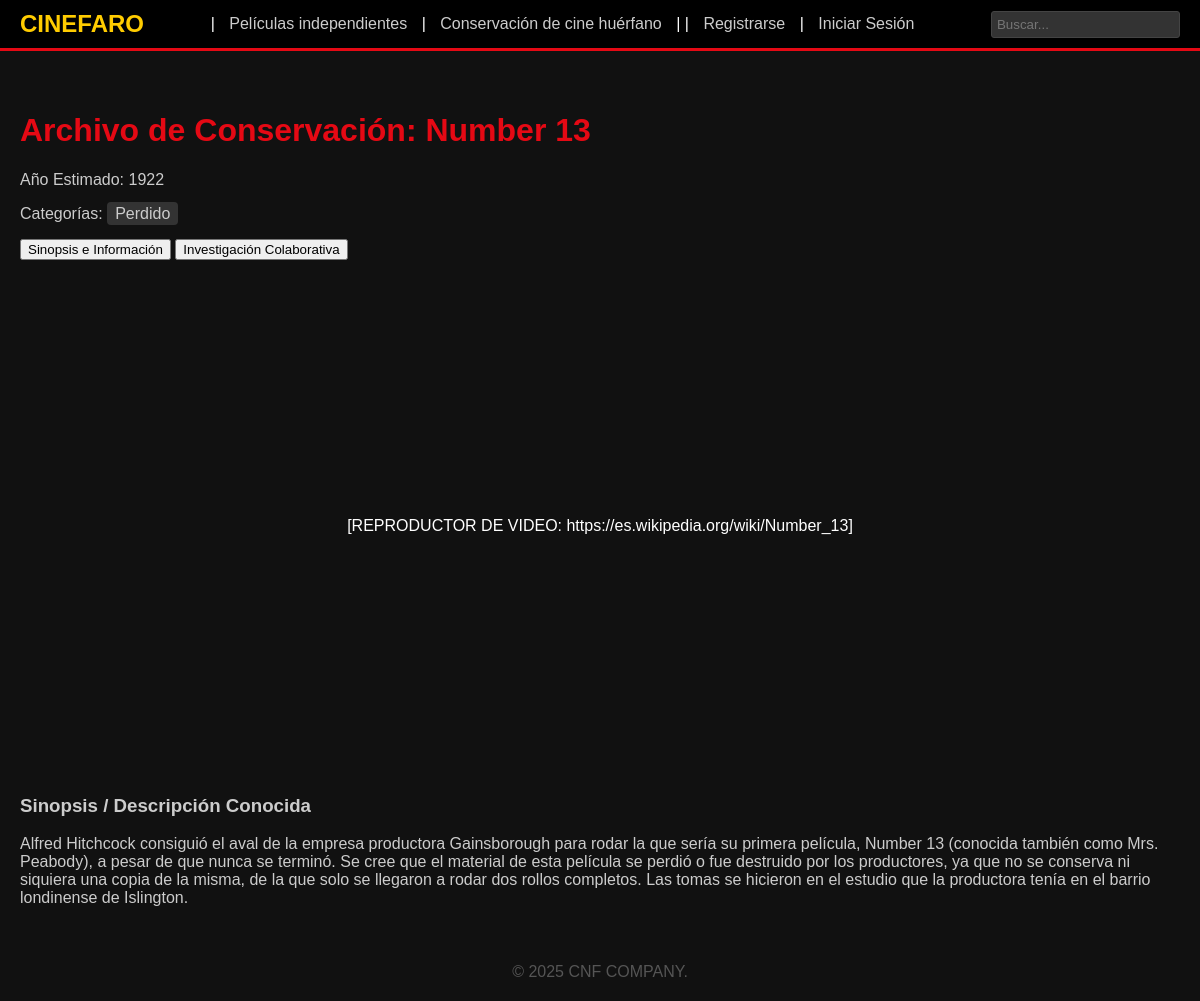
/conservacion/1/, run on the app's committed database.
### app_conservacion/models.py (models this page shows, shortened)
class PeliculaHuerfana(models.Model):
    titulo = models.CharField(max_length=250)
    nombre_autor = models.CharField(
        max_length=100,
        blank=True,
        null=True,
        default='Desconocido',
        verbose_name='Autor/Director conocido'
    )
    anio_estimado = models.IntegerField(blank=True, null=True, verbose_name='Año Estimado')
    categorias = models.ManyToManyField(Categoria, related_name='peliculas_huerfanas')
    descripcion = models.TextField(blank=True, null=True) # Sinopsis, a menudo desconocida
    url_video = models.URLField(max_length=500, blank=True, null=True) # Si existe una digitalización
    imagen_portada = models.ImageField(upload_to='portadas/huerfanas/', default='portadas/default_huerfana.jpg')
    fecha_ingreso = models.DateTimeField(auto_now_add=True)
    class Meta:
        ordering = ['-fecha_ingreso']

### app_base/models.py (models this page shows, shortened)
class Categoria(models.Model):
    nombre = models.CharField(max_length=50, unique=True)
    descripcion = models.TextField(blank=True, null=True)
    class Meta:
        verbose_name_plural = "Categorías"

### app_conservacion/views.py (the view)
# urls.py: path('<int:pk>/', views.detalle_huerfana, name='detalle_huerfana'),
def detalle_huerfana(request, pk): # 👈 Argumento cambiado a 'pk'
    pelicula = get_object_or_404(PeliculaHuerfana, pk=pk)
    if request.method == 'POST':
        sugerencia_form = SugerenciaForm(request.POST)
        if sugerencia_form.is_valid():
            sugerencia = sugerencia_form.save(commit=False)
            sugerencia.pelicula = pelicula
            sugerencia.usuario = request.user # Asumimos que el usuario está autenticado
            sugerencia.save()
            messages.success(request, '¡Tu sugerencia de metadato ha sido enviada para revisión!')
            return redirect('app_conservacion:detalle_huerfana', pk=pelicula.pk)
        else:
            pass # Continúa al render, usando el formulario con errores
    else:
        sugerencia_form = SugerenciaForm()
    sugerencias_pendientes = SugerenciaMetadato.objects.filter(pelicula=pelicula, estado='Pendiente')
    comentario_form = ComentarioForm()
    context = {
        'pelicula': pelicula,
        'form': sugerencia_form, # Usado para la sugerencia de metadatos
        'form_comentario': comentario_form, # Usado para comentarios
        'sugerencias_pendientes': sugerencias_pendientes,
    }
    return render(request, 'detalle_huerfana.html', context)

### app_conservacion/forms.py
class SugerenciaForm(forms.ModelForm):
    class Meta:
        model = SugerenciaMetadato
        fields = ['campo_sugerido', 'valor_propuesto']
        labels = {
            'campo_sugerido': 'Campo a Sugerir (Ej: Título, Director, Año)',
            'valor_propuesto': 'Valor Propuesto',
        }

### app_base/forms.py
class ComentarioForm(forms.ModelForm):
    contenido = forms.CharField(widget=forms.Textarea(attrs={'rows': 3, 'placeholder': 'Escribe tu comentario aquí...'}),
                                label='') # No queremos etiqueta para el campo
    class Meta:
        model = Comentario
        fields = ('contenido',)

### templates/detalle_huerfana.html (shortened to what this page needs)
{% extends "base.html" %}
{% load static %}
{% block content %}
<div class="detail-container">
    <h1 style="color: #E50914;">Archivo de Conservación: {{ pelicula.titulo }}</h1>
    <p style="color: #ccc;">Año Estimado: {{ pelicula.anio_estimado|default:"Desconocido" }}</p>
    <p style="color: #ccc;">
        Categorías:
        {% if pelicula.categorias.all %}
            {% for categoria in pelicula.categorias.all %}
                <span style="background-color: #333; padding: 3px 8px; border-radius: 4px; margin-right: 5px;">
                    {{ categoria.nombre }}
                </span>{% if not forloop.last %}{% endif %}
            {% endfor %}
        {% else %}
            <span style="color: #888;">No hay categorías asignadas.</span>
        {% endif %}
    </p>
    <button class="tab-button active" onclick="openTab(event, 'info_conocida')">Sinopsis e Información</button>
    <button class="tab-button" onclick="openTab(event, 'investigacion')">Investigación Colaborativa</button>
    <div id="info_conocida" class="tab-content" style="display: block;">
        {% if pelicula.url_video %}
            <div class="video-player">
                <p style="color: #fff; text-align: center; line-height: 500px;">[REPRODUCTOR DE VIDEO: {{ pelicula.url_video }}]</p>
            </div>
        {% endif %}
        <h3>Sinopsis / Descripción Conocida</h3>
        <p>{{ pelicula.descripcion|default:"No hay sinopsis registrada. ¡Ayúdanos a encontrarla en la pestaña de Investigación!" }}</p>
    </div>
</div>
{% endblock content %}

### static/css/styles.css (style rules this page uses)
body { background-color: #111; color: #ccc; font-family: Arial, sans-serif; margin: 0; padding: 0; }

### data on the page
PeliculaHuerfana: titulo "Number 13", anio_estimado "1922", url_video "https://es.wikipedia.org/wiki/Number_13", descripcion "Alfred Hitchcock consiguió el aval de la empresa productora Gainsborough para rodar la que sería su primera película, Number 13 (conocida también como Mrs. Peabody), a pesar de que nunca se terminó. Se cree que el material de esta película se perdió o fue destruido por los productores, ya que no se conserva ni siquiera una copia de la misma, de la que solo se llegaron a rodar dos rollos completos. Las tomas se hicieron en el estudio que la productora tenía en el barrio londinense de Islington."
Categoria: nombre "Perdido"
